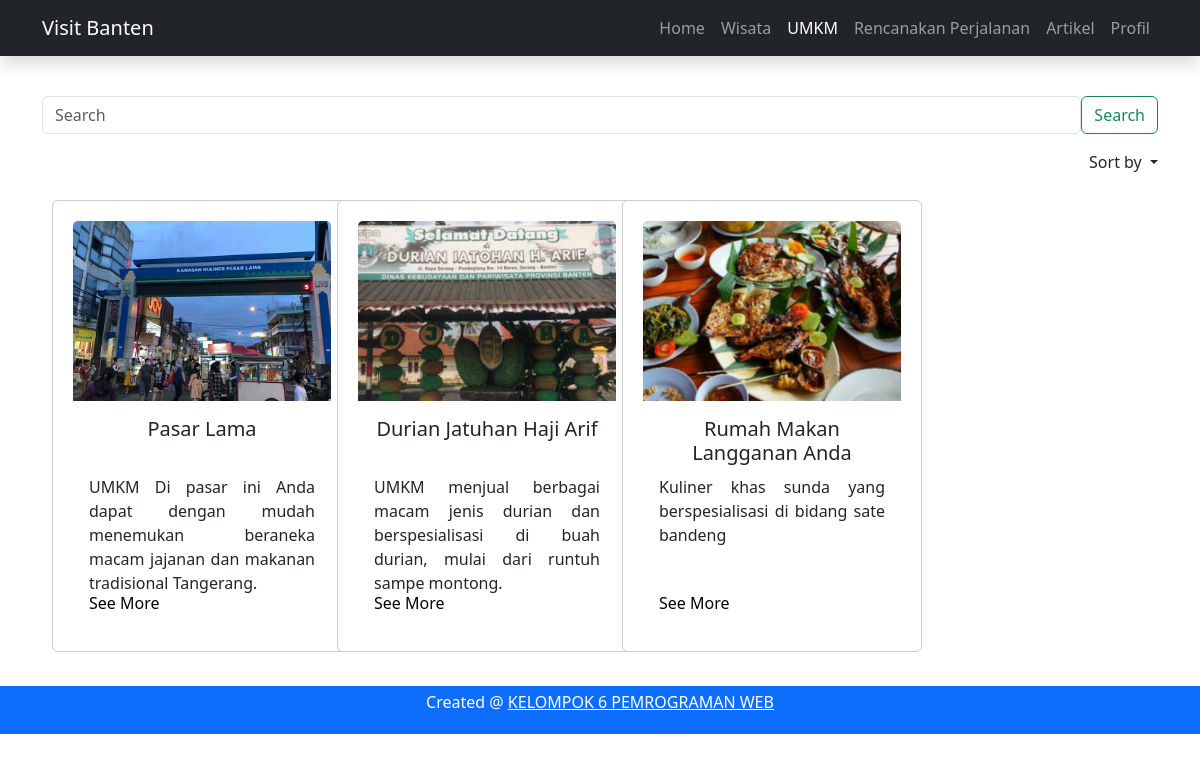
The page / on the database its author committed.
### tables this page shows
CREATE TABLE `umkm` (
  `id` int(11) NOT NULL,
  `nama` varchar(255) NOT NULL,
  `kategori` varchar(255) NOT NULL,
  `alamat` varchar(255) NOT NULL,
  `jam_buka` varchar(255) NOT NULL,
  `telepon` varchar(255) NOT NULL,
  `deskripsi` varchar(255) NOT NULL,
  `website` varchar(255) NOT NULL,
  `maps` varchar(500) NOT NULL,
  `thumbnail` varchar(255) NOT NULL,
  `content_satu` varchar(255) NOT NULL,
  `content_dua` varchar(255) NOT NULL,
  `content_tiga` varchar(255) NOT NULL
);

### functions.php (called while the page is built, shortened)
<?php
$server = 'localhost';
$user = 'root';
$password = '';
$database = 'umkm';
$conn = mysqli_connect($server, $user, $password, $database);
function query($query){
    global $conn;
    $result = mysqli_query($conn, $query);
    $rows = [];
    while ( $row = mysqli_fetch_assoc($result)){
        $rows[] = $row;
    }
    return $rows;
}
?>

### index.php (the view, shortened to what this page needs)
<?php
require 'functions.php';
$data = query ("SELECT * FROM umkm ORDER BY id DESC");
?>
<!DOCTYPE html>
<html lang="en">
  <head>
    <link href="https://cdn.jsdelivr.net/npm/bootstrap@5.3.0/dist/css/bootstrap.min.css" rel="stylesheet" />
    <link rel="stylesheet" href="style.css" />
  </head>
  <body>
    <nav class="navbar navbar-expand-lg navbar-dark bg-dark shadow fixed-top">
      <div class="container">
        <a class="navbar-brand" href="#">Visit Banten</a>
        <div class="collapse navbar-collapse" id="navbarSupportedContent">
          <ul class="navbar-nav ms-auto">
            <li class="nav-item">
              <a class="nav-link" aria-current="page" href="#Home">Home</a>
            </li>
            <li class="nav-item">
              <a class="nav-link" href="#">Wisata</a>
            </li>
            <li class="nav-item">
              <a class="nav-link active" href="#">UMKM</a>
            </li>
            <li class="nav-item">
              <a class="nav-link" href="#"> Rencanakan Perjalanan</a>
            </li>
            <li class="nav-item">
              <a class="nav-link" href="#Artikel">Artikel</a>
            </li>
            <li class="nav-item">
              <a class="nav-link" href="#Profil">Profil</a>
            </li>
          </ul>
        </div>
      </div>
    </nav>
    <br /><br /><br />
    <div class="container my-4">
    <form class="d-flex" role="search" method="" action="">
      <input class="form-control" type="text" id="searchInput" name="keyword" placeholder="Search" aria-label="Search" />
      <button class="btn btn-outline-success mr-2" type="submit" name="cari">Search</button>
    </form>
      <div class="d-grid gap-2 d-md-flex justify-content-md-end my-3">
        <a class="nav-link dropdown-toggle" href="#" role="button" data-bs-toggle="dropdown" aria-expanded="false"> Sort by </a>
      </div>
      <div class="row row-cols-1 row-cols-md-4 g-4" id="cardContainer">
      <?php $no = 1;?>
      <?php foreach($data as $row): ?>
        <div class="col">
          <div class="card h-80">
            <img src="source/img/thumbnails/<?= $row["thumbnail"] ?>" class="card-img-top" alt="Gambar <?= $no; ?>" />
            <div class="card-body">
              <h5 class="card-title" style="height: 50px; text-align: center"><?= $row["nama"] ?></h5>
              <p class="card-text" style="height: 100px; text-align: justify"><span class="card-category"><?= $row["kategori"] ?></span> <?= $row["deskripsi"] ?></p>
              <td class="card-footer"><a href="page.php?id=<?= $row["id"] ?>" style="text-decoration: none; color: black">See More</a></td>
            </div>
          </div>
        </div>
        <?php $no++;?>
        <?php endforeach;?>
      </div>
    </div>
    <footer class="bg-primary text-white text-center p-1">
      <p>Created @ <a class="text-white">KELOMPOK 6 PEMROGRAMAN WEB</a></p>
    </footer>
  </body>
</html>

### style.css (style rules this page uses)
.card { width: 300px; padding: 20px; margin: 10px; border: 1px solid #ccc; }
.card-img-top { width: 100%; height: 15vw; object-fit: cover; }

### rows shown on the page
umkm: shows a picture, nama "Pasar Lama", kategori "UMKM", deskripsi "Di pasar ini Anda dapat dengan mudah menemukan beraneka macam jajanan dan makanan tradisional Tangerang."
umkm: thumbnail (picture), nama "Durian Jatuhan Haji Arif", kategori "UMKM", deskripsi "menjual berbagai macam jenis durian dan berspesialisasi di buah durian, mulai dari runtuh sampe montong."
umkm: thumbnail (picture), nama "Rumah Makan Langganan Anda", kategori "Kuliner", deskripsi "khas sunda yang berspesialisasi di bidang sate bandeng"
